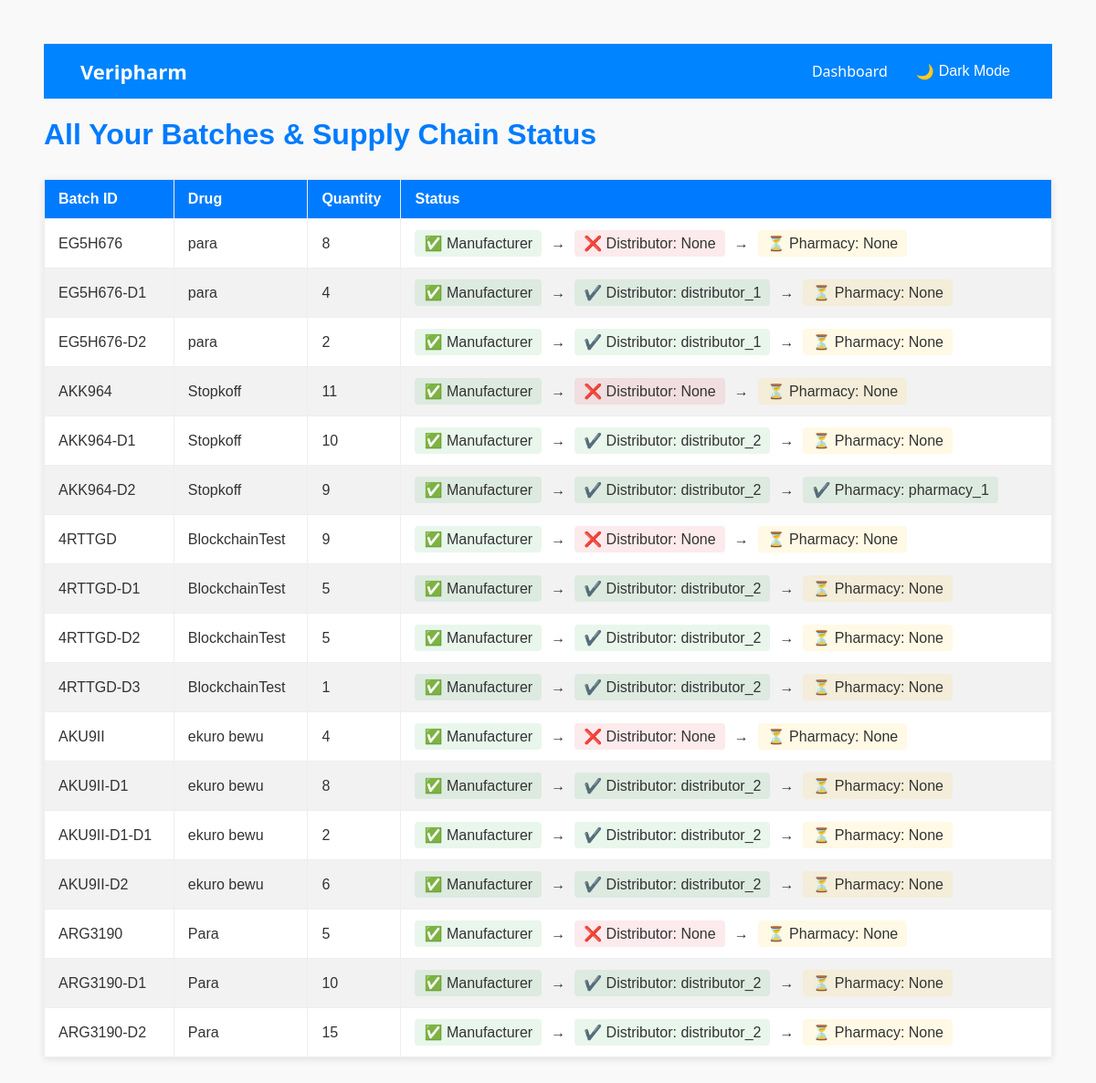
The page /manufacturer/records/ (signed in) on the database as committed earlier.
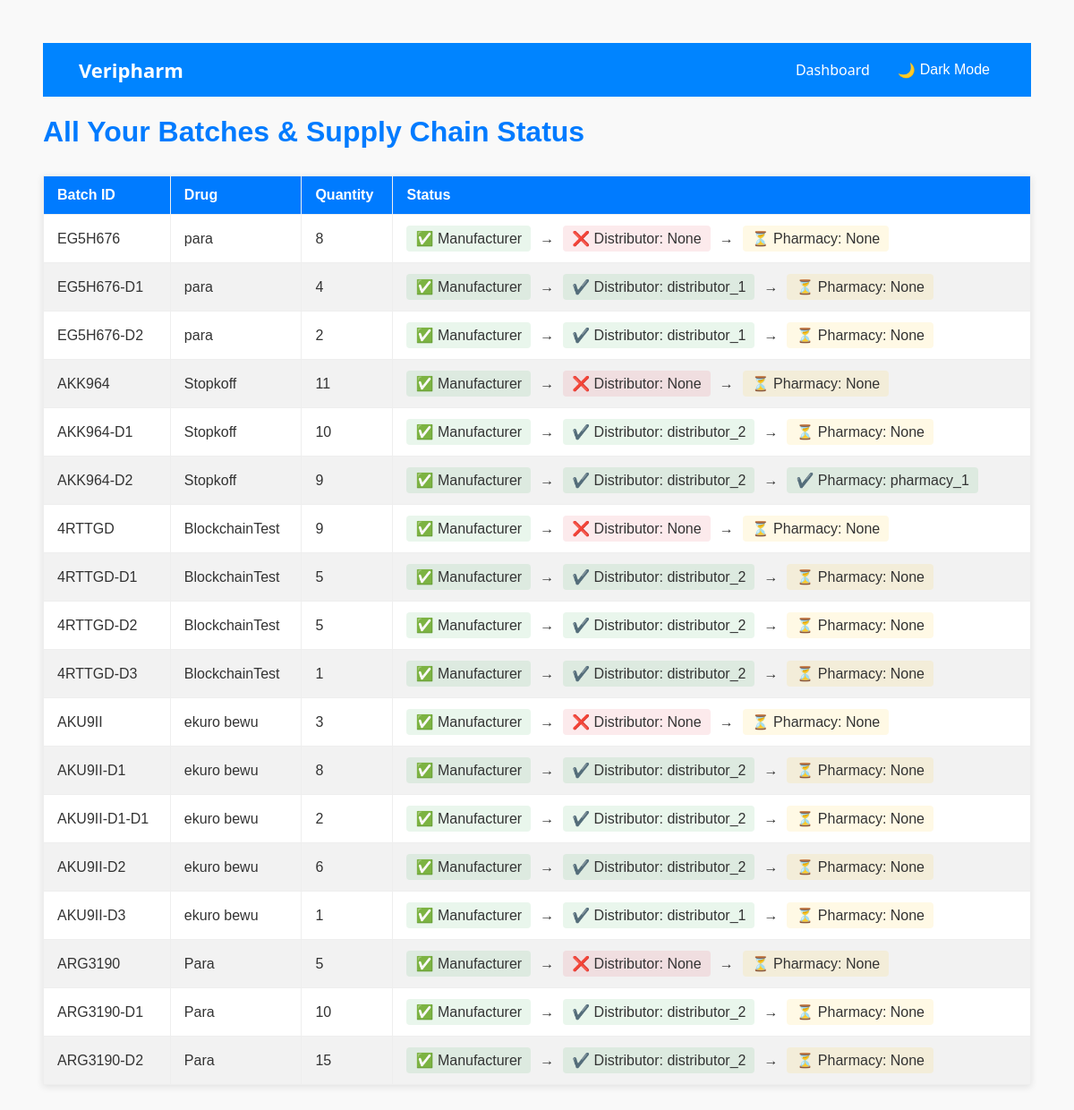
The same page on the database as committed later.
### manufacturer/models.py (models this page shows, shortened)
class Batch(models.Model):
    batch_id = models.CharField(max_length=100)
    drug_name = models.CharField(max_length=100)
    drug_category = models.CharField(max_length = 100, default = "unknown")
    manufacturer = models.ForeignKey(settings.AUTH_USER_MODEL, on_delete=models.CASCADE)
    description = models.TextField(max_length=100)
    quantity = models.IntegerField(default=0)
    quantity_left = models.IntegerField(blank=True, null=True)
    manufacture_date = models.DateField()
    expiry_date = models.DateField()
    batch_qr_code = models.ImageField(upload_to='batch_codes/', blank=True, null=True)
    batch_qr_code_string = models.CharField(max_length=255,unique=True)
    parent_batch = models.ForeignKey('self', null=True, blank=True, on_delete=models.SET_NULL, related_name='sub_batches')
    def latest_distributor(self):
        last_distribution = self.batchdistribution_set.last()
        if last_distribution and last_distribution.distributor:
            return last_distribution.distributor.username
        else:
            return "None"
    def latest_pharmacy(self):
        last_pharmacy = self.pharmacydistribution_set.last()
        if last_pharmacy and last_pharmacy.pharmacy:
            return last_pharmacy.pharmacy.username
        else:
            return "None"

class BatchDistribution(models.Model):
    batch = models.ForeignKey(Batch, on_delete=models.CASCADE)
    distributor = models.ForeignKey(settings.AUTH_USER_MODEL, on_delete=models.CASCADE, limit_choices_to={'role': 'distributor'})
    quantity_sent = models.IntegerField()
    distribution_date = models.DateField(auto_now_add=True)
    verified = models.BooleanField(default=False)

### accounts/models.py (models this page shows, shortened)
class CustomUser(AbstractBaseUser, PermissionsMixin):
    ROLE_CHOICES = [
        ('consumer', 'Consumer'),
        ('manufacturer', 'Manufacturer'),
        ('distributor', 'Distributor'),
        ('pharmacist', 'Pharmacist'),
        ('admin', 'Admin'),
    ]
    username = models.CharField(max_length=150, unique=True)
    full_name = models.CharField(max_length=100)
    role = models.CharField(max_length=20, choices=ROLE_CHOICES, default='consumer')
    is_active = models.BooleanField(default=True)
    is_staff = models.BooleanField(default=False)
    date_joined = models.DateTimeField(default=timezone.now)
    objects = CustomUserManager()
    USERNAME_FIELD = 'username'
    REQUIRED_FIELDS = ['full_name', 'role']

### distributor/models.py (models this page shows, shortened)
class PharmacyDistribution(models.Model):
    batch = models.ForeignKey(Batch, on_delete=models.CASCADE)
    distributor = models.ForeignKey(settings.AUTH_USER_MODEL, on_delete=models.CASCADE, limit_choices_to={'role': 'distributor'})
    pharmacy = models.ForeignKey(settings.AUTH_USER_MODEL, on_delete=models.CASCADE, related_name='pharmacy_distributions', limit_choices_to={'role': 'pharmacist'})
    quantity_sent = models.PositiveIntegerField()
    sent_date = models.DateTimeField(auto_now_add=True)
    verified = models.BooleanField(default=False)

### manufacturer/views.py (the view)
# urls.py: path('records/', views.manufacturer_records, name='records'),
def manufacturer_records(request):
    batches = Batch.objects.filter(manufacturer=request.user).order_by('-manufacture_date')
    records = []
    for batch in batches:
        status = {
            'batch': batch,
            'sent_to_distributor': False,
            'sent_to_pharmacy': False,
            'distributor_verified': False,
            'pharmacy_verified': False,
        }
        dist = BatchDistribution.objects.filter(batch=batch).first()
        if dist:
            status['sent_to_distributor'] = True
            status['distributor_verified'] = getattr(dist, 'verified', False)
            pharmacy_dist = PharmacyDistribution.objects.filter(batch=batch).first()
            if pharmacy_dist:
                status['sent_to_pharmacy'] = True
                status['pharmacy_verified'] = getattr(pharmacy_dist, 'verified', False)
        records.append(status)
    context = {"records" : records,}
    return render(request,"manufacturer/records.html",context=context)

### manufacturer/templates/manufacturer/records.html (shortened to what this page needs)
<!DOCTYPE html>
<html>
  <head>
  </head>
  <body>
    <nav class="navbar">
      <div class="navbar-logo">Veripharm</div>
      <div class="navbar-links">
        <a href="{% url 'manufacturer:dashboard' %}">Dashboard</a>
      <button class="dark-mode-toggle" id="darkModeToggle">
          <span id="darkModeIcon">🌙</span> Dark Mode
        </button>
      </div>
    </nav>
    <h1>All Your Batches & Supply Chain Status</h1>
    <table>
      <thead>
        <tr>
          <th>Batch ID</th>
          <th>Drug</th>
          <th>Quantity</th>
          <th>Status</th>
        </tr>
      </thead>
      <tbody>
        {% for rec in records %}
        <tr>
          <td>{{ rec.batch.batch_id }}</td>
          <td>{{ rec.batch.drug_name }}</td>
          <td>{{ rec.batch.quantity_left }}</td>
          <td>
            <div class="supply-line">
              <span class="step manufacturer">✅ Manufacturer</span>
              <span class="arrow">→</span>
              <span class="step {% if rec.sent_to_distributor %}distributor-done{% else %}distributor-pending{% endif %}">
                {% if rec.sent_to_distributor %}
                  ✔️ Distributor: {{ rec.batch.latest_distributor }}
                {% else %}
                  ❌ Distributor: {{ rec.batch.latest_distributor }}
                {% endif %}
              </span>
              <span class="arrow">→</span>
              <span class="step {% if rec.sent_to_pharmacy %}pharmacy-done{% else %}pharmacy-pending{% endif %}">
                {% if rec.sent_to_pharmacy %}
                  ✔️ Pharmacy: {{ rec.batch.latest_pharmacy }}
                {% else %}
                  ⏳ Pharmacy: {{ rec.batch.latest_pharmacy }}
                {% endif %}
              </span>
            </div>
          </td>
        </tr>
        {% endfor %}
      </tbody>
    </table>
  </body>
</html>

Rows that differ between the two databases and show on the page:
changed Batch "AKU9II": batch.quantity_left "4" → "3"
added Batch: batch.batch_id "AKU9II-D3", batch.drug_name "ekuro bewu", batch.quantity_left "1", batch.latest_distributor "distributor_1", batch.latest_pharmacy "None"
